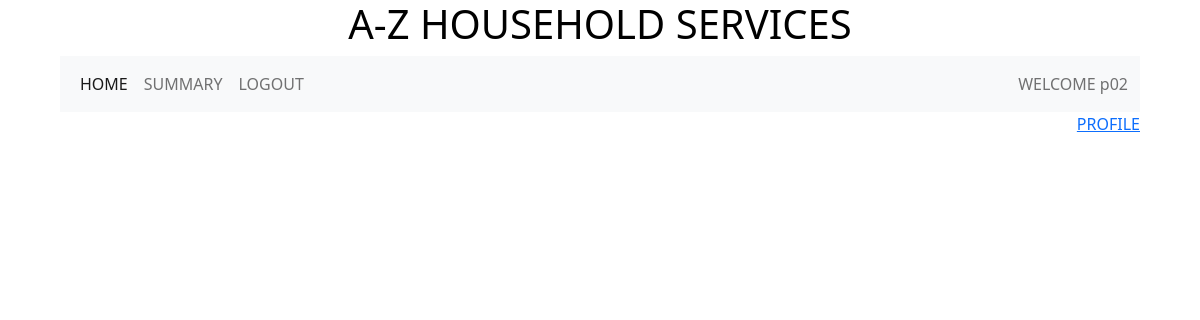
Before: /professional/2 with the older database file.
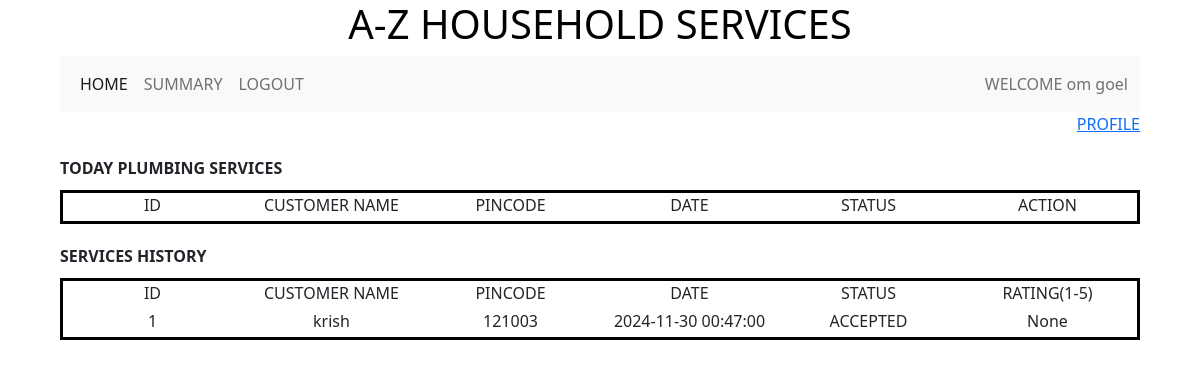
After: the same page with the newer database file.
### backend/models.py (models this page shows)
class Professional(db.Model):
    __tablename__ ="professional"
    id = db.Column(db.Integer,primary_key=True)
    full_name = db.Column(db.String)
    experience = db.Column(db.Integer)
    address = db.Column(db.String)
    pincode = db.Column(db.Integer)
    service_requests = db.relationship("Service_request",cascade="all,delete",backref="professional",lazy = True)
    service_id = db.Column(db.Integer, db.ForeignKey("service.id"),nullable = False)

class Service(db.Model):
    __tablename__ ="service"
    id = db.Column(db.Integer,primary_key=True)
    name = db.Column(db.String)
    description = db.Column(db.String)
    base_price = db.Column(db.Float)
    time_required = db.Column(db.Integer)
    service_requests = db.relationship("Service_request",cascade="all,delete",backref="service",lazy = True)
    professionals = db.relationship("Professional",cascade="all,delete",backref="service",lazy = True)

class Service_request(db.Model):
    __tablename__ ="service_request"
    id = db.Column(db.Integer,primary_key=True)
    status  = db.Column(db.String,default ="PENDING" )
    date = db.Column(db.DateTime)
    rating = db.Column(db.Integer)
    remark = db.Column(db.String)
    service_id = db.Column(db.Integer, db.ForeignKey("service.id"),nullable = False)
    customer_id = db.Column(db.Integer, db.ForeignKey("customer.id"),nullable = False)
    professtional_id = db.Column(db.Integer, db.ForeignKey("professional.id"))

class Customer(db.Model):
    __tablename__ ="customer"
    id = db.Column(db.Integer,primary_key=True)
    full_name = db.Column(db.String)
    address = db.Column(db.String)
    pincode = db.Column(db.Integer)
    service_requests = db.relationship("Service_request",cascade="all,delete",backref="customer",lazy = True)

### backend/controllers.py (the view)
@app.route("/professional/<id>")
def professional_dashboard(id):
    professional = Professional.query.filter_by(id=id).first()
    service_id = professional.service_id
    service = Service.query.filter_by(id=service_id).first()
    service_request = Service_request.query.filter_by(service_id=service_id).all()
    customers = Customer.query.all()
    return render_template("professional_dashboard.html",id=id,professional=professional,service =service,service_request=service_request,customers=customers)

### templates/professional_dashboard.html (shortened to what this page needs)
{%extends "professional_layout.html"%}
{%block content%}
<div class="mb-3">
  <div class ="right"><a href ='/professional_profile/{{id}}'>PROFILE</a></div>
</div>
                {%if service_request %}
                  <div class ="margin"><b>
                    TODAY {{service.name}} SERVICES
                  </b></div>
                  <div class ="dashboard">
                    <div class="container text-center">
                      <div class="row">
                        <div class="col">
                          ID
                        </div>
                        <div class="col">
                          CUSTOMER NAME
                        </div>
                        <div class="col">
                          PINCODE
                        </div>
                        <div class="col">
                          DATE
                        </div>
                        <div class="col">
                          STATUS
                        </div>
                        <div class="col">
                          ACTION
                        </div>
                      </div>
                    </div>
                  </div>
                  <div class = "margin"><b>
                    SERVICES HISTORY
                  </b></div>
                  <div class ="dashboard">
                    <div class="container text-center">
                      <div class="row">
                        <div class="col">
                         ID
                        </div>
                        <div class="col">
                          CUSTOMER NAME
                        </div>
                        <div class="col">
                          PINCODE
                        </div>
                        <div class="col">
                          DATE
                        </div>
                        <div class="col">
                          STATUS
                        </div>
                        <div class="col">
                          RATING(1-5)
                        </div>
                      </div>
                    </div>
                    <div class="container text-center">
                      <div class="margin1">
                        {%for sr in service_request %}
                          {%if sr.professtional_id == professional.id %}
                            {%for c in customers%}
                              {%if c.id == sr.customer_id and sr.status != "PENDING"%}
                                <div class="row">
                                  <div class="col">
                                    {{sr.id}}
                                  </div>
                                  <div class="col">
                                    {{c.full_name}}
                                  </div>
                                  <div class="col">
                                    {{c.pincode}}
                                  </div>
                                  <div class="col">
                                    {{sr.date}}
                                  </div>
                                  <div class="col">
                                    {{sr.status}}
                                  </div>
                                  <div class="col">
                                    {{sr.rating}}
                                  </div>
                                </div>
                              {%endif%}
                            {%endfor%}
                          {%endif%}
                        {%endfor%}
                      </div>
                    </div>
                  </div>
                {%endif%}
{%endblock%}

### templates/professional_layout.html (shortened to what this page needs)
<!DOCTYPE html>
<html>
    <head>
        <link rel ="stylesheet" href="/static/styles/main.css">
        <link href ="https://cdn.jsdelivr.net/npm/bootstrap@5.0.2/dist/css/bootstrap.min.css" rel="stylesheet">
    </head>
    <body>
        <div class = "my_container">
            <div class ="center"><h1>A-Z HOUSEHOLD SERVICES</h1></div>
            <div class ="my_panel">
                <nav class="navbar navbar-expand-lg navbar-light bg-light">
                    <div class="container-fluid">
                      <div class="collapse navbar-collapse" id="navbarText">
                        <ul class="navbar-nav me-auto mb-2 mb-lg-0">
                          <li class="nav-item">
                            <a class="nav-link active" aria-current="page" href="/professional/{{id}}">HOME</a>
                          </li>
                          <li class="nav-item">
                            <a class="nav-link" href="/professional_summary/{{id}}">SUMMARY</a>
                          </li>
                          <li class="nav-item">
                            <a class="nav-link" href="/login">LOGOUT</a>
                          </li>
                        </ul>
                        <span class="navbar-text">
                          WELCOME {{professional.full_name}}
                        </span>
                      </div>
                    </div>
                </nav>
                {%block content%}
                {%endblock%}
            </div>
        </div>
    </body>
</html>

Changed rows visible on the page:
changed Professional: full_name "p02" → "om goel"
now on this page (row edited): Service: name "PLUMBING"
now on this page (row edited): Service_request: id "1", date "2024-11-30 00:47:00", status "ACCEPTED", rating "None"
now on this page (row edited): Customer: full_name "krish", pincode "121003"
Other visible differences:
text now shown: "TODAY SERVICES ID CUSTOMER NAME PINCODE DATE STATUS ACTION SERVICES HISTORY ID CUSTOMER NAME PINCODE DATE STATUS RATING(1-5)"
